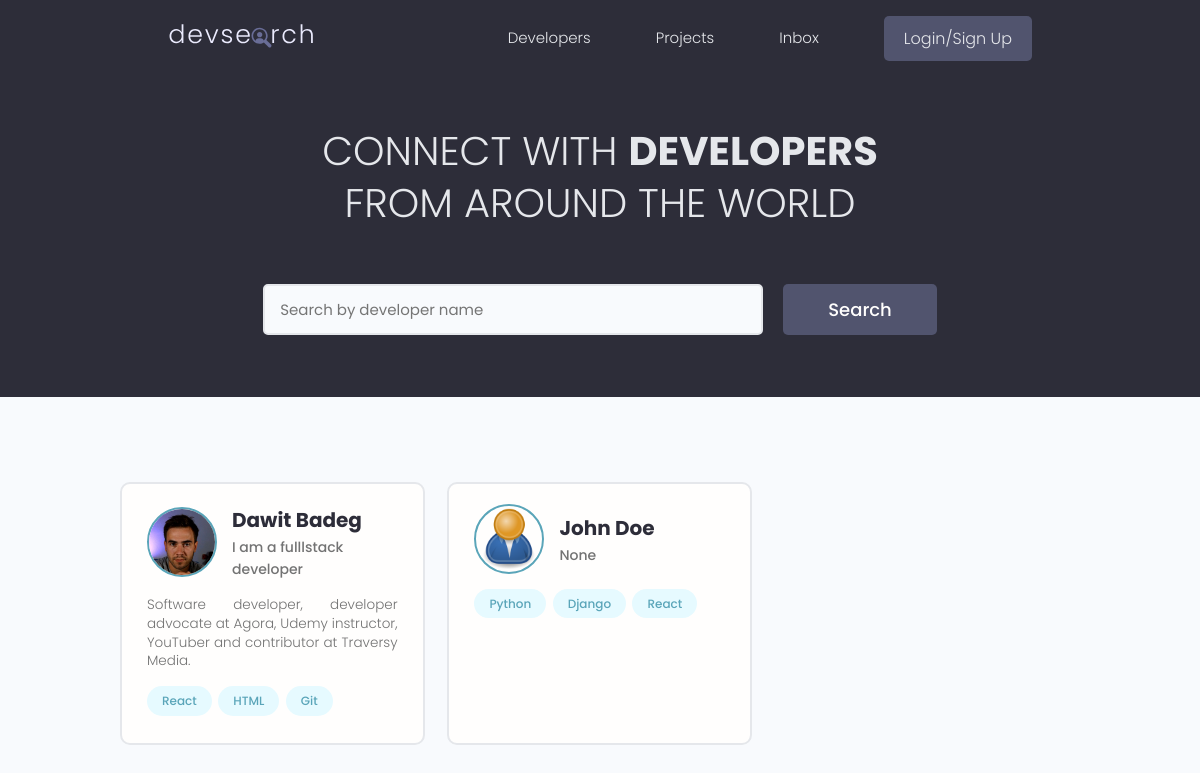
The app's page /, older data.
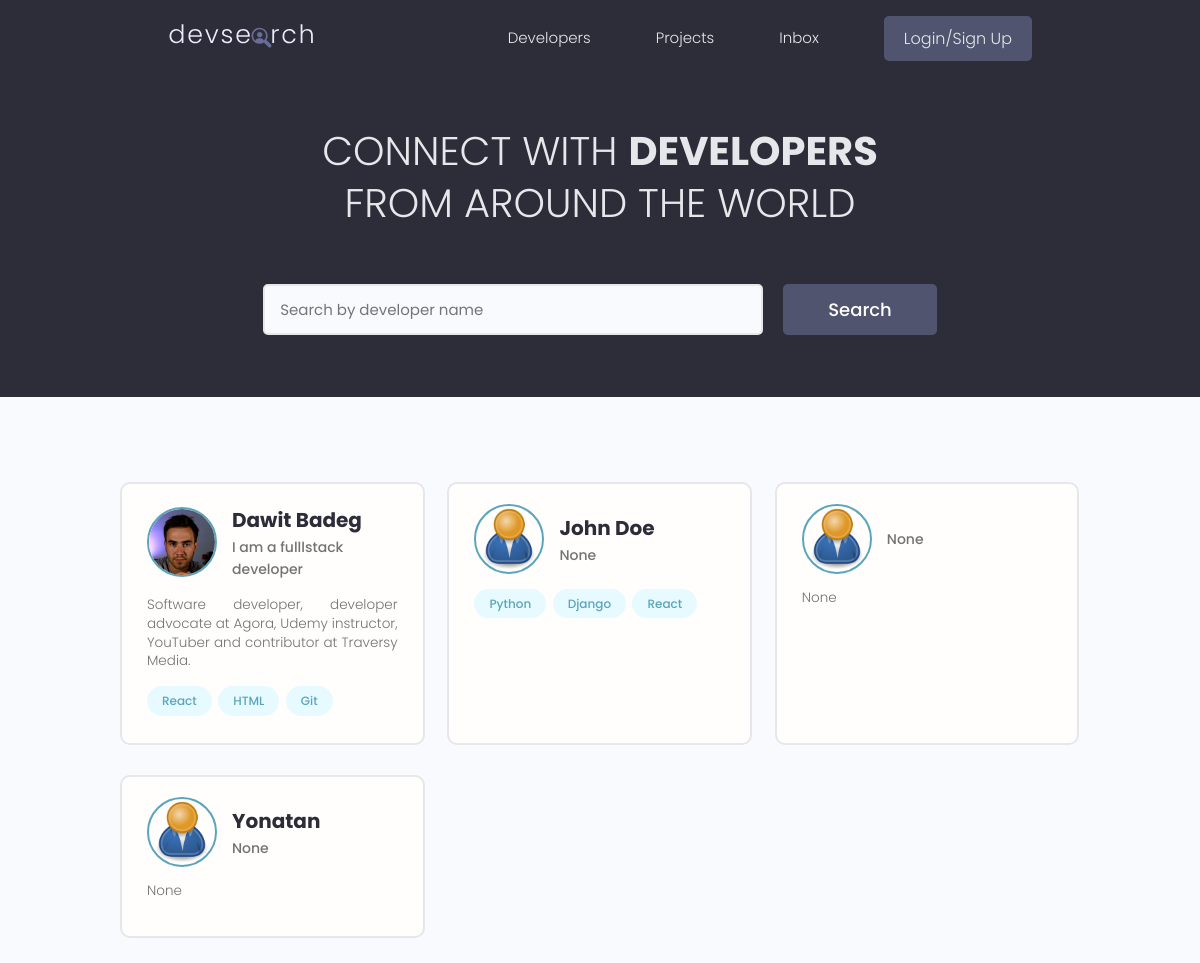
The same page, newer data.
### users/models.py (models this page shows, shortened)
class Profile(models.Model):
    user = models.OneToOneField(User, on_delete=models.CASCADE, null=True, blank=True)
    name = models.CharField(max_length=200, blank=True, null=True)
    email = models.EmailField(max_length=500, blank=True, null=True)
    username = models.CharField(max_length=200, blank=True, null=True)
    location = models.CharField(max_length=200, blank=True, null=True)
    short_intro = models.CharField(max_length=200, blank=True, null=True)
    bio = models.TextField(blank=True, null=True)
    profile_image = models.ImageField(null=True, blank=True, upload_to='profiles/', default="profiles/user-default.png")
    social_github = models.CharField(max_length=200, blank=True, null=True)
    social_twitter = models.CharField(max_length=200, blank=True, null=True)
    social_linkedin = models.CharField(max_length=200, blank=True, null=True)
    social_youtube = models.CharField(max_length=200, blank=True, null=True)
    social_website = models.CharField(max_length=200, blank=True, null=True)
    created = models.DateTimeField(auto_now_add=True)
    id = models.UUIDField(default=uuid.uuid4, unique=True,
                          primary_key=True, editable=False)

class Skill(models.Model):
    owner = models.ForeignKey(Profile, on_delete=models.CASCADE, null=True, blank=True)
    name = models.CharField(max_length=200, blank=True, null=True)
    description = models.TextField(null=True, blank=True)
    created = models.DateTimeField(auto_now_add=True)
    id = models.UUIDField(default=uuid.uuid4, unique=True,
                          primary_key=True, editable=False)
    def __str__(self):
        return str(self.name)

### users/views.py (the view)
# urls.py: path('', views.profiles, name="profiles"),
def profiles(request):
    profiles = Profile.objects.all()
    context = {'profiles': profiles}
    return render(request, 'users/profiles.html', context)

### users/templates/users/profiles.html (shortened to what this page needs)
{% extends 'main.html' %}
{% block content %}
<main class="home">
    <section class="hero-section text-center">
      <div class="container container--narrow">
        <div class="hero-section__box">
          <h2>CONNECT WITH <span>DEVELOPERS</span></h2>
          <h2>FROM AROUND THE WORLD</h2>
        </div>
        <div class="hero-section__search">
          <form class="form" action="#" method="get">
            <div class="form__field">
              <input class="input input--text" id="formInput#search" type="text" name="text"
                placeholder="Search by developer name" />
            </div>
            <input class="btn btn--sub btn--lg" type="submit" value="Search" />
          </form>
        </div>
      </div>
    </section>
    <section class="devlist">
      <div class="container">
        <div class="grid grid--three">
        {% for profile in profiles %}
          <div class="column card">
            <div class="dev">
              <a href="{% url 'user-profile' profile.id %}" class="card__body">
                <div class="dev__profile">
                  <img class="avatar avatar--md" src="{{ profile.profile_image.url }}" alt="image" />
                  <div class="dev__meta">
                    <h3>{{profile.name}}</h3>
                    <h5>{{profile.short_intro|slice:"60"}}</h5>
                  </div>
                </div>
                <p class="dev__info">
                  {{profile.bio|slice:"150"}}
                </p>
                <div class="dev__skills">
                {% for skill in profile.skill_set.all|slice:"5" %}
                  <span class="tag tag--pill tag--main">
                    <small>{{skill}}</small>
                  </span>
                {% endfor %}
                </div>
              </a>
            </div>
          </div>
        {% endfor %}
        </div>
      </div>
    </section>
  </main>
{% endblock content%}

Row changes from the older to the newer data that the page shows:
added Profile: profile_image (placeholder picture), short_intro "None", bio "None"
added Profile: profile_image (placeholder picture), name "Yonatan", short_intro "None", bio "None"
